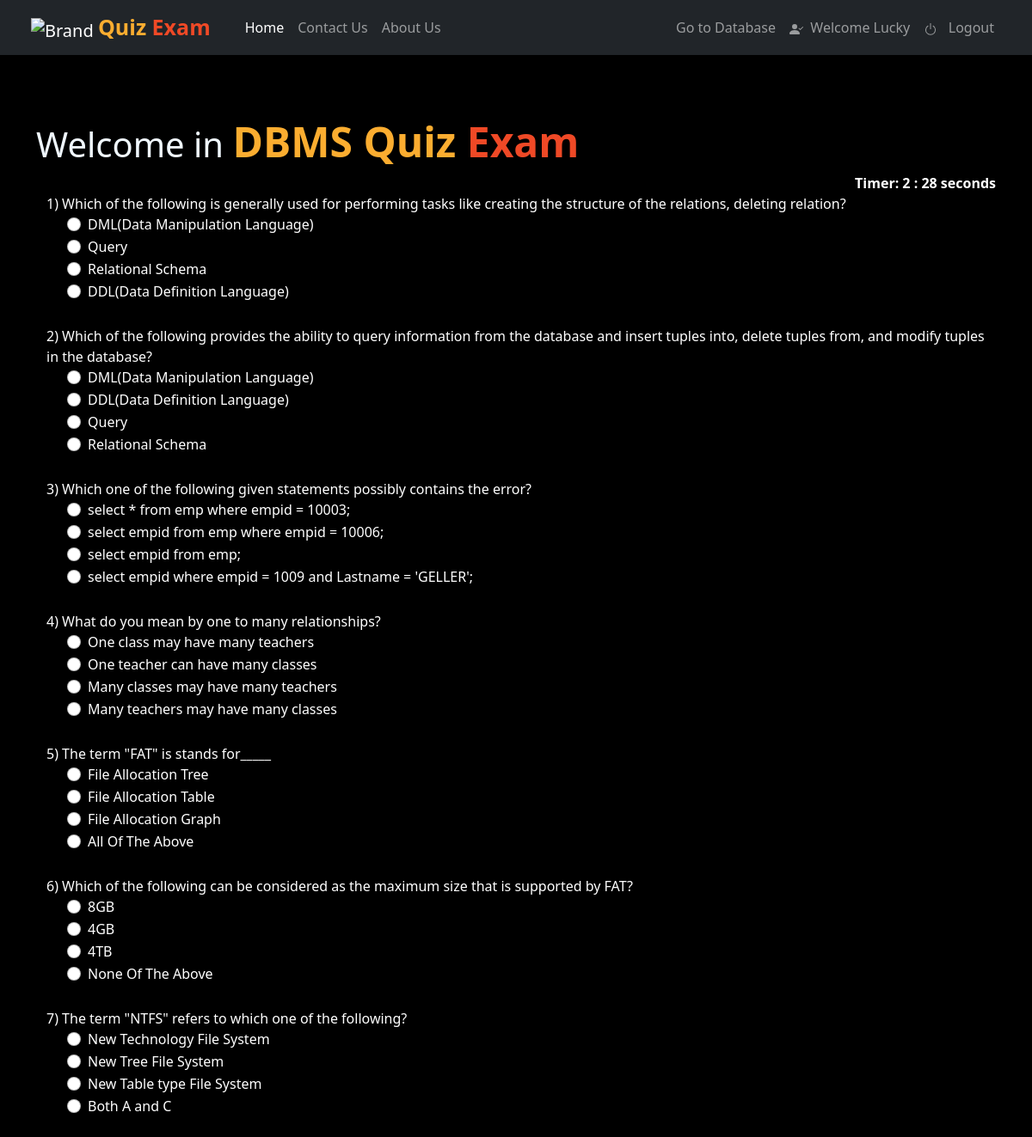
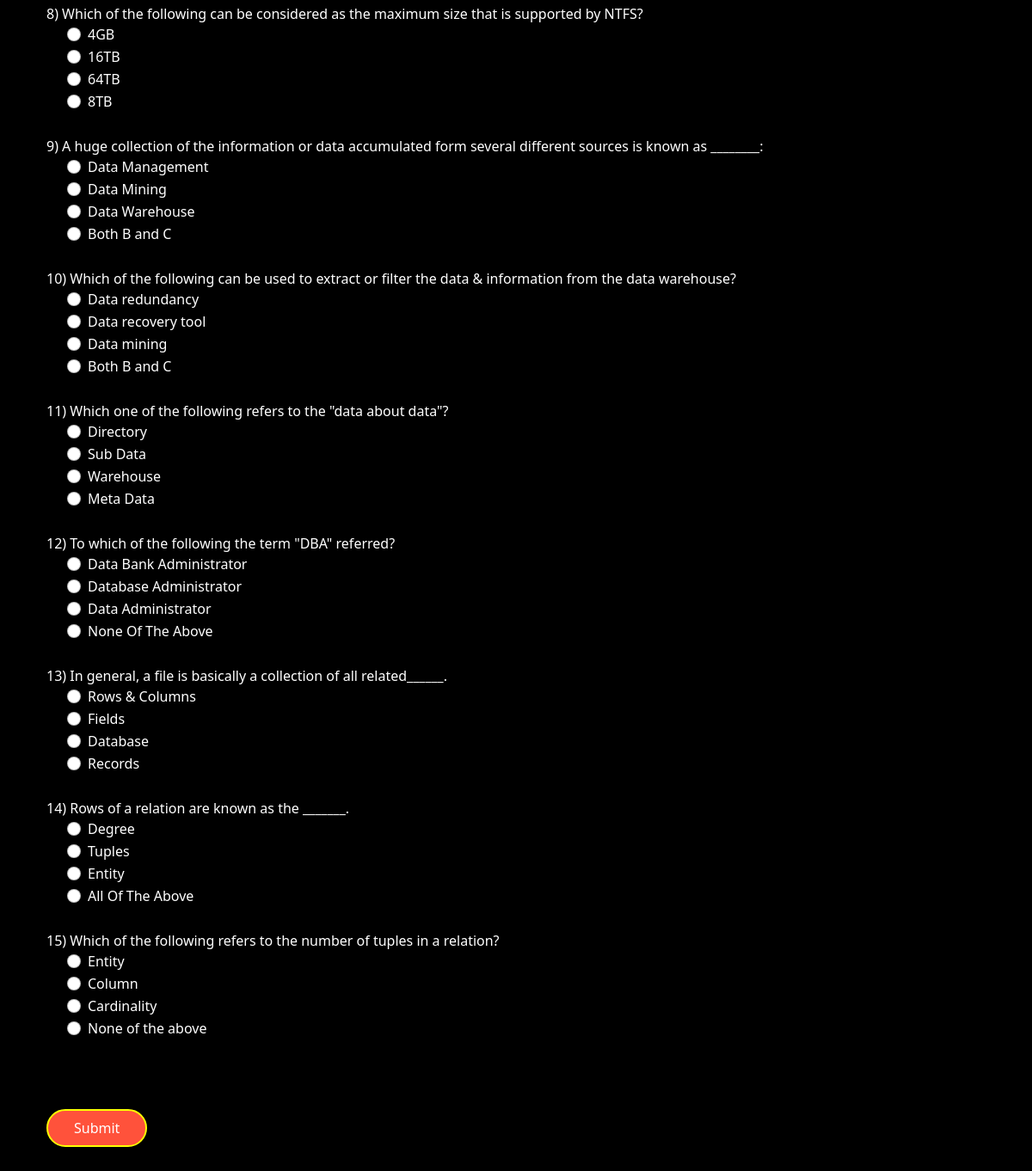
The page /ques3/ (signed in) on the database its author committed (2 pictures, top to bottom).
### user/models.py (models this page shows, shortened)
class QuesModel3(models.Model):
    question3 = models.CharField(max_length=200,null=True)
    op1 = models.CharField(max_length=200,null=True)
    op2 = models.CharField(max_length=200,null=True)
    op3 = models.CharField(max_length=200,null=True)
    op4 = models.CharField(max_length=200,null=True)
    ans = models.CharField(max_length=200,null=True)

### user/views.py (the view)
# urls.py: path('ques3/', user_view.ques3, name ='ques3'),
def ques3(request):
    if request.method == 'POST':
        questions=QuesModel3.objects.all()
        score=0
        wrong=0
        correct=0
        total=0
        for q in questions:
            total+=1
            print(request.POST.get(q.question3))
            print(q.ans)
            print()
            if q.ans ==  request.POST.get(q.question3):
                score+=10
                correct+=1
            else:
                wrong+=1
        percent = score/(total*10) *100
        context = {
            'score':score,
            'time': request.POST.get('timer'),
            'correct':correct,
            'wrong':wrong,
            'percent':percent,
            'total':total
        }
        return render(request,'user/result.html',context)
    else:
        questions=QuesModel3.objects.all()
        context = {
            'question3':questions
        }
        return render(request,'user/ques3.html',context)

### user/templates/user/ques3.html (shortened to what this page needs)
{% load static %} {% load crispy_forms_tags %}
<!DOCTYPE html>
<html lang="en">
<head>
    <link href="https://cdn.jsdelivr.net/npm/bootstrap@5.1.3/dist/css/bootstrap.min.css" rel="stylesheet">
    <link href="https://maxcdn.bootstrapcdn.com/font-awesome/4.7.0/css/font-awesome.min.css" rel="stylesheet">
    <link rel="stylesheet" href="https://cdnjs.cloudflare.com/ajax/libs/font-awesome/4.7.0/css/font-awesome.min.css">
    {% block css %}
</head>
<body class="container-fluid hello" oncopy="return false" oncut="return false" onpaste="return false">
    <header class="row">
               <nav class="navbar navbar-expand-lg navbar-dark bg-dark">
            <div class="container-fluid">
                <a class="navbar-brand" href="/">
                    <img alt="Brand" src="https://upload.wikimedia.org/wikipedia/commons/a/aa/Guess_Quiz_Logo.png" width="40" height="40" class=" ">
                    <span class="head1">Quiz </span><span class="head2">Exam</span>
                </a>
              <div class="collapse navbar-collapse" id="navbarSupportedContent">
                <ul class="navbar-nav me-auto mb-2 mb-lg-0">
                  <li class="nav-item">
                    <a class="nav-link active" aria-current="page" href="/">Home</a>
                  </li>
                  <li class="nav-item"><a class="nav-link " href="{% url 'contact' %}">Contact Us</a></li>
                  <li class="nav-item"><a class="nav-link " href="{% url 'about' %}">About Us</a></li>
                </ul>
                            <ul class="navbar-nav justify-content-end">
                                {% if user.is_superuser %}
                                <li class="nav-item"><a class="nav-link " href="/user/nikhilluckyjyoti/QuizExam/">Go to Database</a></li>
                                {% endif %}
                                {% if user.is_authenticated %}
                                <li class="nav-item"><a class="nav-link " href="{% url 'index' %}"> &nbsp;  Welcome {{user.username}}</a></li>
                                <li class="nav-item"><a class="nav-link " href="{% url 'logout' %}"><svg xmlns="http://www.w3.org/2000/svg" width="16" height="16" fill="currentColor" class="bi bi-power" viewBox="0 0 16 16">
                                    <path d="M7.5 1v7h1V1h-1z"/>
                                    <path d="M3 8.812a4.999 4.999 0 0 1 2.578-4.375l-.485-.874A6 6 0 1 0 11 3.616l-.501.865A5 5 0 1 1 3 8.812z"/>
                                  </svg> &nbsp; Logout</a></li>
                            {% endif %}
            </div>
          </nav>
    </header>
    <br/>
    <br>
    <br> {% if user.is_authenticated %}
    <div class="container " onmousedown="return false" onmouseup="return false" onselect="return false">
        <h1><span style="color: aliceblue;">Welcome in </span> <span class="head8">DBMS Quiz </span> <span class="head9">Exam</span></h1>
        <div align="right " id="displaytimer" style="color: white;"><b>Timer: 0 seconds</b></div>
        <form method='post' action='' name="form1" id="form1" class="container form">
            {% csrf_token %} {% for q in question3%}
            <div class="form-group">
                <label for="question">{{q.question3}}</label>
            </div>
            <div class="form-check">
                <div class="form-check">
                    <input class="form-check-input" type="radio" name="{{q.question}}" id="gridRadios1" value="option1">
                    <label class="form-check-label" for="gridRadios1">
                    {{q.op1}}
                </label>
                </div>
                <div class="form-check">
                    <input class="form-check-input" type="radio" name="{{q.question}}" id="gridRadios2" value="option2">
                    <label class="form-check-label" for="gridRadios2">
                    {{q.op2}}
                </label>
                </div>
                <div class="form-check">
                    <input class="form-check-input" type="radio" name="{{q.question}}" id="gridRadios1" value="option3">
                    <label class="form-check-label" for="gridRadios1">
                    {{q.op3}}
                </label>
                </div>
                <div class="form-check">
                    <input class="form-check-input" type="radio" name="{{q.question}}" id="gridRadios2" value="option4">
                    <label class="form-check-label" for="gridRadios2">
                    {{q.op4}}
                </label>
                </div>
                <br>
            </div>
            {% endfor %}
            <br>
            <button type="submit" class="btn btn-primary form">Submit</button>
        </form>
        {% endif %}
    </div>
     {% endblock %}

### user/templates/user/ques3.html (style rules this page uses)
.hello { background-color: black; }
.head8 { color: #FBAD30; font-size: 3rem; font-weight: bold; }
.head9 { color: #EF4926; font-size: 3rem; font-weight: bold; }
.head1 { color: #FBAD30; font-size: 25px; font-weight: bold; }
.head2 { color: #EF4926; font-size: 25px; font-weight: bold; }
.btn { padding: 8px 30px; margin: 30px 0; background-color: #ff523b; color: #fff; border: 2px solid yellow; border-radius: 30px; cursor: pointer; }
.form { color: white; }

### rows shown on the page
QuesModel3: question3 "1) Which of the following is generally used for performing tasks like creating the structure of the relations, deleting relation?", op1 "DML(Data Manipulation Language)", op2 "Query", op3 "Relational Schema", op4 "DDL(Data Definition Language)"
QuesModel3: question3 "2) Which of the following provides the ability to query information from the database and insert tuples into, delete tuples from, and modify tuples in the database?", op1 "DML(Data Manipulation Language)", op2 "DDL(Data Definition Language)", op3 "Query", op4 "Relational Schema"
QuesModel3: question3 "3) Which one of the following given statements possibly contains the error?", op1 "select * from emp where empid = 10003;", op2 "select empid from emp where empid = 10006;", op3 "select empid from emp;", op4 "select empid where empid = 1009 and Lastname = 'GELLER';"
QuesModel3: question3 "4) What do you mean by one to many relationships?", op1 "One class may have many teachers", op2 "One teacher can have many classes", op3 "Many classes may have many teachers", op4 "Many teachers may have many classes"
QuesModel3: question3 "5) The term \"FAT\" is stands for_____", op1 "File Allocation Tree", op2 "File Allocation Table", op3 "File Allocation Graph", op4 "All Of The Above"
QuesModel3: question3 "6) Which of the following can be considered as the maximum size that is supported by FAT?", op1 "8GB", op2 "4GB", op3 "4TB", op4 "None Of The Above"
QuesModel3: question3 "7) The term \"NTFS\" refers to which one of the following?", op1 "New Technology File System", op2 "New Tree File System", op3 "New Table type File System", op4 "Both A and C"
QuesModel3: question3 "8) Which of the following can be considered as the maximum size that is supported by NTFS?", op1 "4GB", op2 "16TB", op3 "64TB", op4 "8TB"
QuesModel3: question3 "9) A huge collection of the information or data accumulated form several different sources is known as ________:", op1 "Data Management", op2 "Data Mining", op3 "Data Warehouse", op4 "Both B and C"
QuesModel3: question3 "10) Which of the following can be used to extract or filter the data & information from the data warehouse?", op1 "Data redundancy", op2 "Data recovery tool", op3 "Data mining", op4 "Both B and C"
QuesModel3: question3 "11) Which one of the following refers to the \"data about data\"?", op1 "Directory", op2 "Sub Data", op3 "Warehouse", op4 "Meta Data"
QuesModel3: question3 "12) To which of the following the term \"DBA\" referred?", op1 "Data Bank Administrator", op2 "Database Administrator", op3 "Data Administrator", op4 "None Of The Above"
QuesModel3: question3 "13) In general, a file is basically a collection of all related______.", op1 "Rows & Columns", op2 "Fields", op3 "Database", op4 "Records"
QuesModel3: question3 "14) Rows of a relation are known as the _______.", op1 "Degree", op2 "Tuples", op3 "Entity", op4 "All Of The Above"
QuesModel3: question3 "15) Which of the following refers to the number of tuples in a relation?", op1 "Entity", op2 "Column", op3 "Cardinality", op4 "None of the above"

### other values the page prints
{{ user.username }} "Lucky"
